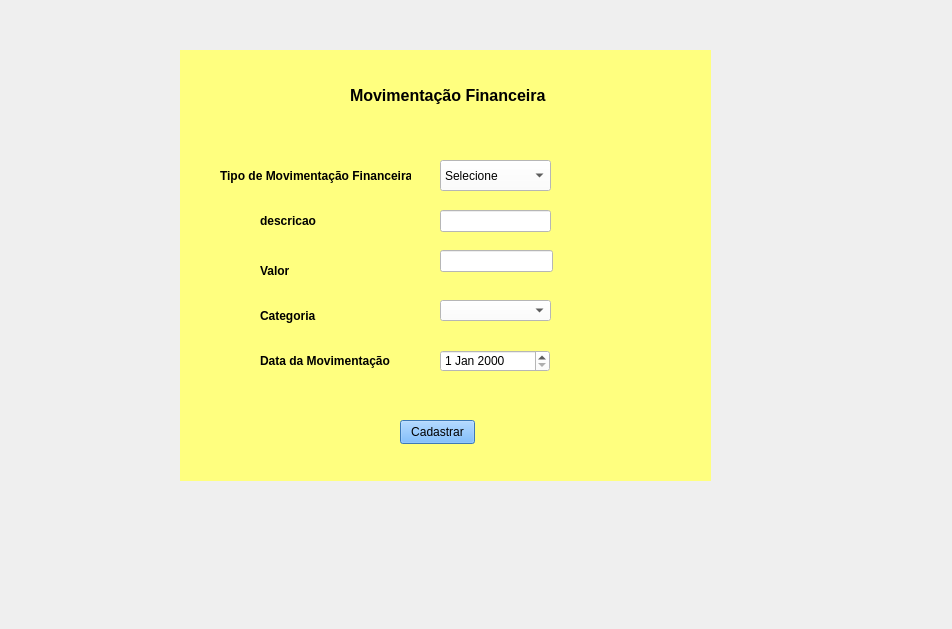
<?xml version="1.0" encoding="UTF-8"?>
<ui version="4.0">
 <class>Form</class>
 <widget class="QWidget" name="Form">
  <property name="geometry">
   <rect>
    <x>0</x>
    <y>0</y>
    <width>952</width>
    <height>629</height>
   </rect>
  </property>
  <property name="windowTitle">
   <string>Form</string>
  </property>
  <widget class="QWidget" name="widget" native="true">
   <property name="geometry">
    <rect>
     <x>180</x>
     <y>50</y>
     <width>531</width>
     <height>431</height>
    </rect>
   </property>
   <property name="styleSheet">
    <string notr="true">background-color: rgb(255, 255, 127);</string>
   </property>
   <widget class="QLabel" name="label">
    <property name="geometry">
     <rect>
      <x>40</x>
      <y>110</y>
      <width>191</width>
      <height>31</height>
     </rect>
    </property>
    <property name="font">
     <font>
      <bold>true</bold>
     </font>
    </property>
    <property name="text">
     <string>Tipo de Movimentação Financeira</string>
    </property>
   </widget>
   <widget class="QComboBox" name="comboBox">
    <property name="geometry">
     <rect>
      <x>260</x>
      <y>110</y>
      <width>111</width>
      <height>31</height>
     </rect>
    </property>
    <property name="styleSheet">
     <string notr="true">color: rgb(0, 0, 0);
background-color: rgb(255, 255, 255);
</string>
    </property>
    <item>
     <property name="text">
      <string>Selecione</string>
     </property>
    </item>
    <item>
     <property name="text">
      <string>Entrada</string>
     </property>
    </item>
    <item>
     <property name="text">
      <string>Saída</string>
     </property>
    </item>
   </widget>
   <widget class="QLabel" name="label_2">
    <property name="geometry">
     <rect>
      <x>80</x>
      <y>160</y>
      <width>71</width>
      <height>21</height>
     </rect>
    </property>
    <property name="font">
     <font>
      <bold>true</bold>
     </font>
    </property>
    <property name="text">
     <string>descricao</string>
    </property>
   </widget>
   <widget class="QLineEdit" name="lineEdit">
    <property name="geometry">
     <rect>
      <x>260</x>
      <y>160</y>
      <width>111</width>
      <height>22</height>
     </rect>
    </property>
    <property name="styleSheet">
     <string notr="true">color: rgb(0, 0, 0);
background-color: rgb(255, 255, 255);</string>
    </property>
   </widget>
   <widget class="QLabel" name="label_3">
    <property name="geometry">
     <rect>
      <x>80</x>
      <y>210</y>
      <width>71</width>
      <height>21</height>
     </rect>
    </property>
    <property name="font">
     <font>
      <bold>true</bold>
     </font>
    </property>
    <property name="text">
     <string>Valor</string>
    </property>
   </widget>
   <widget class="QLabel" name="label_4">
    <property name="geometry">
     <rect>
      <x>80</x>
      <y>250</y>
      <width>71</width>
      <height>31</height>
     </rect>
    </property>
    <property name="font">
     <font>
      <bold>true</bold>
     </font>
    </property>
    <property name="text">
     <string>Categoria</string>
    </property>
   </widget>
   <widget class="QDateEdit" name="dateEdit">
    <property name="geometry">
     <rect>
      <x>260</x>
      <y>300</y>
      <width>110</width>
      <height>22</height>
     </rect>
    </property>
    <property name="styleSheet">
     <string notr="true">background-color: rgb(255, 255, 255);</string>
    </property>
   </widget>
   <widget class="QComboBox" name="comboBox_2">
    <property name="geometry">
     <rect>
      <x>260</x>
      <y>250</y>
      <width>111</width>
      <height>21</height>
     </rect>
    </property>
    <property name="styleSheet">
     <string notr="true">background-color: rgb(255, 255, 255);</string>
    </property>
    <item>
     <property name="text">
      <string/>
     </property>
    </item>
    <item>
     <property name="text">
      <string>Selecione</string>
     </property>
    </item>
    <item>
     <property name="text">
      <string>Despesa</string>
     </property>
    </item>
    <item>
     <property name="text">
      <string>Receita</string>
     </property>
    </item>
   </widget>
   <widget class="QLabel" name="label_5">
    <property name="geometry">
     <rect>
      <x>80</x>
      <y>300</y>
      <width>131</width>
      <height>21</height>
     </rect>
    </property>
    <property name="font">
     <font>
      <bold>true</bold>
     </font>
    </property>
    <property name="text">
     <string>Data da Movimentação</string>
    </property>
   </widget>
   <widget class="QLabel" name="label_6">
    <property name="geometry">
     <rect>
      <x>170</x>
      <y>30</y>
      <width>201</width>
      <height>31</height>
     </rect>
    </property>
    <property name="font">
     <font>
      <pointsize>12</pointsize>
      <bold>true</bold>
     </font>
    </property>
    <property name="text">
     <string>Movimentação Financeira</string>
    </property>
   </widget>
   <widget class="QPushButton" name="pushButton">
    <property name="geometry">
     <rect>
      <x>220</x>
      <y>370</y>
      <width>75</width>
      <height>24</height>
     </rect>
    </property>
    <property name="styleSheet">
     <string notr="true">background-color: rgb(85, 170, 255);</string>
    </property>
    <property name="text">
     <string>Cadastrar</string>
    </property>
   </widget>
   <widget class="QLineEdit" name="lineEdit_2">
    <property name="geometry">
     <rect>
      <x>260</x>
      <y>200</y>
      <width>113</width>
      <height>22</height>
     </rect>
    </property>
    <property name="styleSheet">
     <string notr="true">background-color: rgb(255, 255, 255);
color: rgb(0, 0, 0);</string>
    </property>
   </widget>
  </widget>
 </widget>
 <resources/>
 <connections/>
</ui>
